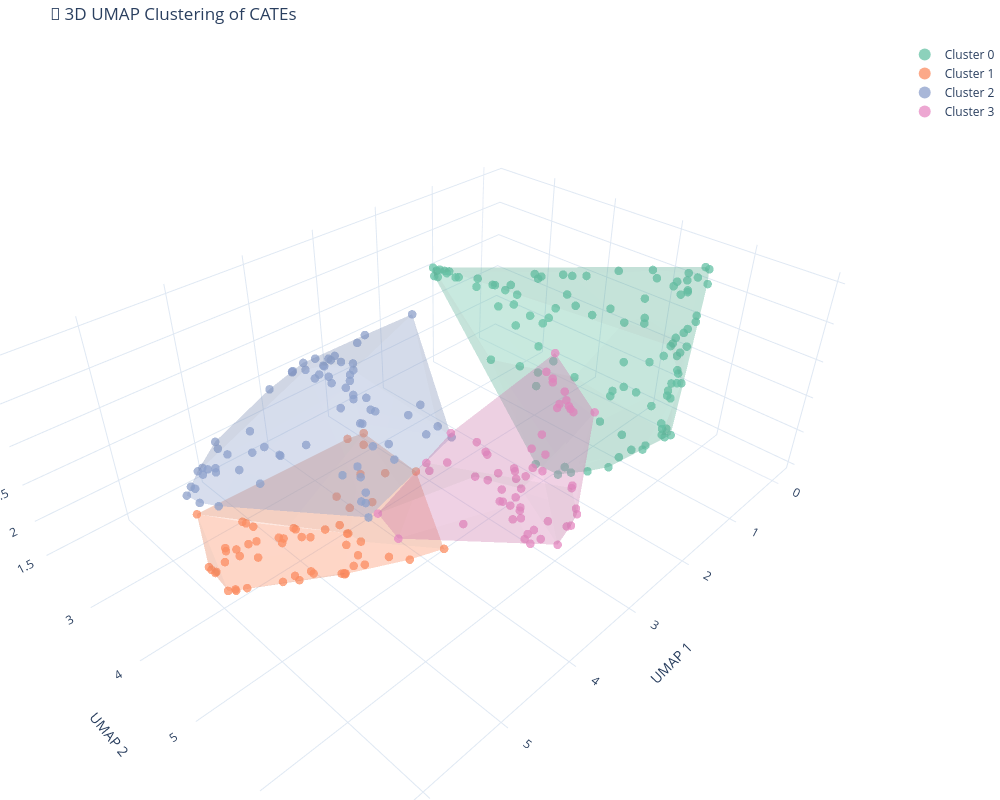

The notebook cell this image was saved under:
### Code cell
visualize_clusters_3d_plotly(X_umap, clusters, kmeans_model=None , method="UMAP")
